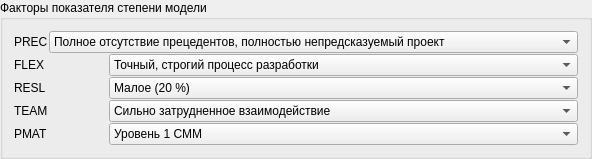
             <widget class="QGroupBox" name="groupBox_5">
              <property name="font">
               <font>
                <weight>50</weight>
                <bold>false</bold>
               </font>
              </property>
              <property name="title">
               <string>Факторы показателя степени модели</string>
              </property>
              <layout class="QVBoxLayout" name="verticalLayout_9">
               <property name="spacing">
                <number>1</number>
               </property>
               <item>
                <layout class="QHBoxLayout" name="horizontalLayout_42" stretch="1,5">
                 <item>
                  <widget class="QLabel" name="label_34">
                   <property name="text">
                    <string>PREC</string>
                   </property>
                  </widget>
                 </item>
                 <item>
                  <widget class="QComboBox" name="comboBox">
                   <item>
                    <property name="text">
                     <string>Полное отсутствие прецедентов, полностью непредсказуемый проект</string>
                    </property>
                   </item>
                   <item>
                    <property name="text">
                     <string>Почти полное отсутствие прецедентов, в значительной мере непредсказуемый проект</string>
                    </property>
                   </item>
                   <item>
                    <property name="text">
                     <string>Наличие некоторого количества прецедентов</string>
                    </property>
                   </item>
                   <item>
                    <property name="text">
                     <string>Общее знакомство с проектом</string>
                    </property>
                   </item>
                   <item>
                    <property name="text">
                     <string>Значительное знакомство с проектом</string>
                    </property>
                   </item>
                   <item>
                    <property name="text">
                     <string>Полное знакомство с проектом</string>
                    </property>
                   </item>
                  </widget>
                 </item>
                </layout>
               </item>
               <item>
                <layout class="QHBoxLayout" name="horizontalLayout_43" stretch="1,5">
                 <item>
                  <widget class="QLabel" name="label_35">
                   <property name="text">
                    <string>FLEX</string>
                   </property>
                  </widget>
                 </item>
                 <item>
                  <widget class="QComboBox" name="comboBox_2">
                   <item>
                    <property name="text">
                     <string>Точный, строгий процесс разработки</string>
                    </property>
                   </item>
                   <item>
                    <property name="text">
                     <string>Случайные послабления в процессе</string>
                    </property>
                   </item>
                   <item>
                    <property name="text">
                     <string>Некоторые послабления в процессе</string>
                    </property>
                   </item>
                   <item>
                    <property name="text">
                     <string>Большей частью согласованный процесс</string>
                    </property>
                   </item>
                   <item>
                    <property name="text">
                     <string>Некоторое согласование процесса</string>
                    </property>
                   </item>
                   <item>
                    <property name="text">
                     <string>Заказчик определил только общие цели</string>
                    </property>
                   </item>
                  </widget>
                 </item>
                </layout>
               </item>
               <item>
                <layout class="QHBoxLayout" name="horizontalLayout_44" stretch="1,5">
                 <item>
                  <widget class="QLabel" name="label_36">
                   <property name="text">
                    <string>RESL</string>
                   </property>
                  </widget>
                 </item>
                 <item>
                  <widget class="QComboBox" name="comboBox_3">
                   <item>
                    <property name="text">
                     <string>Малое (20 %)</string>
                    </property>
                   </item>
                   <item>
                    <property name="text">
                     <string>Некоторое (40 %)</string>
                    </property>
                   </item>
                   <item>
                    <property name="text">
                     <string>Частое (60 %)</string>
                    </property>
                   </item>
                   <item>
                    <property name="text">
                     <string>В целом (75 %)</string>
                    </property>
                   </item>
                   <item>
                    <property name="text">
                     <string>Почти полное (90 %)</string>
                    </property>
                   </item>
                   <item>
                    <property name="text">
                     <string>Полное (100%)</string>
                    </property>
                   </item>
                  </widget>
                 </item>
                </layout>
               </item>
               <item>
                <layout class="QHBoxLayout" name="horizontalLayout_45" stretch="1,5">
                 <item>
                  <widget class="QLabel" name="label_37">
                   <property name="text">
                    <string>TEAM</string>
                   </property>
                  </widget>
                 </item>
                 <item>
                  <widget class="QComboBox" name="comboBox_4">
                   <item>
                    <property name="text">
                     <string>Сильно затрудненное взаимодействие</string>
                    </property>
                   </item>
                   <item>
                    <property name="text">
                     <string>Несколько затрудненное взаимодействие</string>
                    </property>
                   </item>
                   <item>
                    <property name="text">
                     <string>Некоторая согласованность</string>
                    </property>
                   </item>
                   <item>
                    <property name="text">
                     <string>Повышенная согласованность</string>
                    </property>
                   </item>
                   <item>
                    <property name="text">
                     <string>Высокая согласованность</string>
                    </property>
                   </item>
                   <item>
                    <property name="text">
                     <string>Взаимодействие как в едином целом</string>
                    </property>
                   </item>
                  </widget>
                 </item>
                </layout>
               </item>
               <item>
                <layout class="QHBoxLayout" name="horizontalLayout_46" stretch="1,5">
                 <item>
                  <widget class="QLabel" name="label_38">
                   <property name="text">
                    <string>PMAT</string>
                   </property>
                  </widget>
                 </item>
                 <item>
                  <widget class="QComboBox" name="comboBox_5">
                   <item>
                    <property name="text">
                     <string>Уровень 1 CMM</string>
                    </property>
                   </item>
                   <item>
                    <property name="text">
                     <string>Уровень 1+ СММ</string>
                    </property>
                   </item>
                   <item>
                    <property name="text">
                     <string>Уровень 2 CMM</string>
                    </property>
                   </item>
                   <item>
                    <property name="text">
                     <string>Уровень 3 CMM</string>
                    </property>
                   </item>
                   <item>
                    <property name="text">
                     <string>Уровень 7 CMM</string>
                    </property>
                   </item>
                   <item>
                    <property name="text">
                     <string>Уровень 5 CMM</string>
                    </property>
                   </item>
                  </widget>
                 </item>
                </layout>
               </item>
              </layout>
             </widget>
